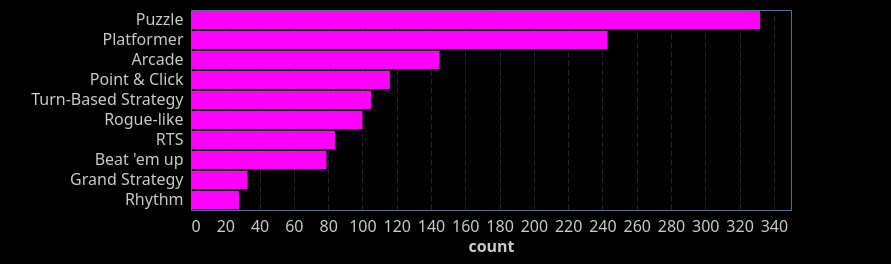

Vega-Lite specification for this chart:
### Vega-Lite specification from a JSON file in a GitHub repository (floating-point values rounded to 4 significant figures; data arrays with more than 128 entries replaced by an {"elided": "..."} marker saying what was removed)
{"config": {"view": {"continuousWidth": 400, "continuousHeight": 300, "stroke": "#4A7295", "strokeWidth": 1}, "background": "#000000", "mark": {"color": "#ff00ff"}, "arc": {"fill": "#ff00ff"}, "area": {"fill": "#ff00ff", "line": true, "fillOpacity": 0.1}, "line": {"stroke": "#ff00ff", "strokeWidth": 2}, "path": {"stroke": "#ff00ff"}, "rect": {"fill": "#ff00ff"}, "shape": {"stroke": "#ff00ff"}, "symbol": {"fill": "#ff00ff"}, "title": {"color": "#C7CCC9", "anchor": "start", "dy": -15, "fontSize": 16, "font": "IBM Plex Sans,system-ui,-apple-system,BlinkMacSystemFont,\".sfnstext-regular\",sans-serif", "fontWeight": 600}, "axisBand": {"grid": false}, "axis": {"labelColor": "#C7CCC9", "labelFontSize": 16, "labelFont": "IBM Plex Sans Condensed, system-ui, -apple-system, BlinkMacSystemFont, \".SFNSText-Regular\", sans-serif", "labelFontWeight": 400, "titleColor": "#C7CCC9", "titleFontWeight": 600, "titleFontSize": 16, "grid": true, "gridColor": "#4A7295", "labelAngle": 0, "domainColor": null, "tickColor": null, "labelPadding": 2, "tickSize": 6, "tickWidth": 0.5, "gridOpacity": 1, "gridZ": 1}, "axisX": {"gridDash": [6, 3], "gridWidth": 0.35, "gridColor": "#4A7295", "labelAngle": 0}, "axisY": {"gridDash": [6, 3], "gridWidth": 0.35, "gridColor": "#4A7295"}, "layer": {"grid": 1, "mark": 0}, "legend": {"labelFontSize": 11, "padding": 1, "symbolType": "square", "labelColor": "#C7CCC9", "titleColor": "#C7CCC9"}, "style": {"guide-label": {"font": "IBM Plex Sans,system-ui,-apple-system,BlinkMacSystemFont,\".sfnstext-regular\",sans-serif", "fill": "#C7CCC9", "fontWeight": 400}, "guide-title": {"font": "IBM Plex Sans,system-ui,-apple-system,BlinkMacSystemFont,\".sfnstext-regular\",sans-serif", "fill": "#C7CCC9", "fontWeight": 400}}, "range": {"category": ["#0000FF", "#FF6600FF", "#44E602", "#ff00ff", "#FFFF00", "#9900CC", "#33CCFF", "#f77976ff", "#CC66FF"]}}, "data": {"name": "data-d7be449be53b4b165870cdb74b14fd66"}, "mark": {"type": "bar"}, "encoding": {"tooltip": [{"field": "tags", "type": "nominal"}, {"field": "count", "type": "quantitative"}], "x": {"field": "count", "type": "quantitative"}, "y": {"field": "tags", "sort": "-x", "title": "", "type": "nominal"}}, "padding": {"left": 30, "top": 10, "right": 100, "bottom": 10}, "params": [{"name": "CategorySelector1", "bind": {"input": "select", "options": ["Genres", "Sub-Genres"], "name": "Tag Type: "}, "value": "Genres"}, {"name": "CategorySelector2", "bind": {"input": "select", "options": ["HP-HA", "HP-LA", "LP-HA", "LP-LA"], "name": "Quadrant: "}, "value": "HP-HA"}], "transform": [{"filter": "((datum.category === CategorySelector1) && (datum.quadrant === CategorySelector2))"}, {"window": [{"op": "rank", "field": "count", "as": "rank"}], "groupby": ["category"], "sort": [{"field": "count", "order": "descending"}]}, {"filter": "(datum.rank <= 10)"}], "width": 600, "$schema": "https://vega.github.io/schema/vega-lite/v5.20.1.json", "datasets": {"data-d7be449be53b4b165870cdb74b14fd66": {"elided": "1596 records"}}}
